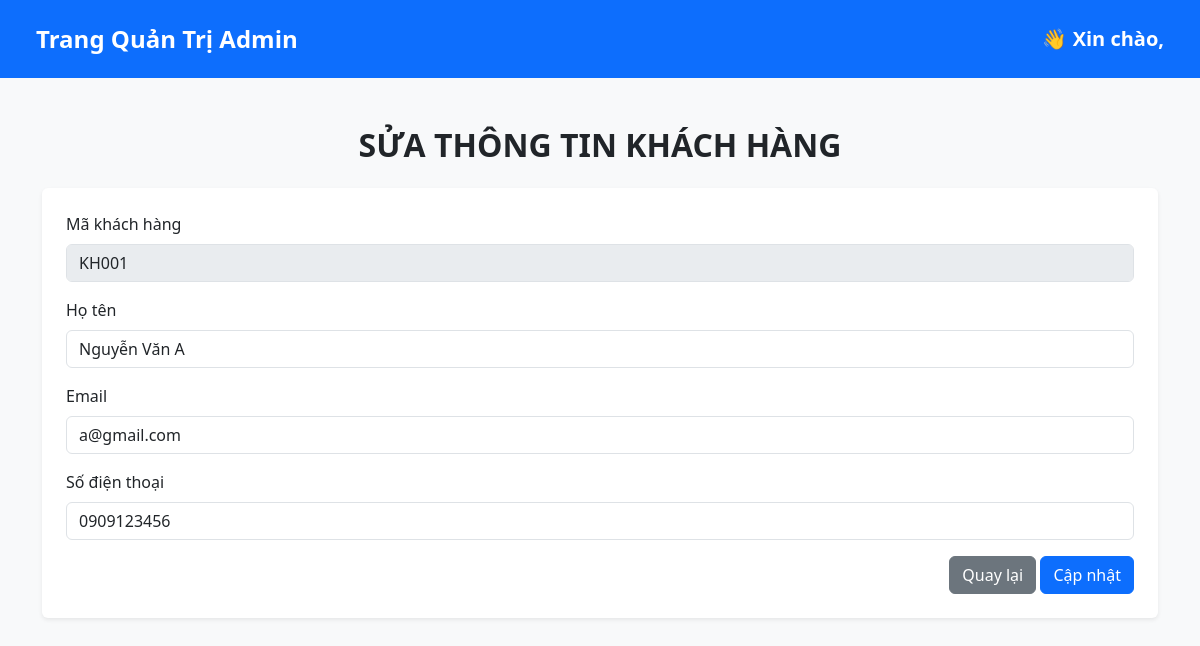
Screenshot of /trang-chu/admin/edit_khachhang.php?id=KH001 with the database file from the repository.
### tables this page shows
CREATE TABLE `khachhang` (
  `id_khachhang` VARCHAR(20) NOT NULL,
  `ho_ten` VARCHAR(100) NOT NULL,
  `email` VARCHAR(100) NOT NULL UNIQUE,
  `mat_khau` VARCHAR(255) NOT NULL,
  `so_dien_thoai` VARCHAR(15),
  `otp_code` VARCHAR(6) DEFAULT NULL,
  `otp_expiry` DATETIME DEFAULT NULL,
  PRIMARY KEY (`id_khachhang`)
);

### trang-chu/admin/edit_khachhang.php (the view, shortened to what this page needs)
<?php
require('../includes/connect.php');
$id = $_GET['id'];
$stmt = $conn->prepare("SELECT * FROM khachhang WHERE id_khachhang = ?");
$stmt->execute([$id]);
$khach = $stmt->fetch(PDO::FETCH_ASSOC);
?>
<!DOCTYPE html>
<html lang="vi">
<head>
    <link href="https://cdn.jsdelivr.net/npm/bootstrap@5.3.0/dist/css/bootstrap.min.css" rel="stylesheet">
</head>
<body class="bg-light">
    <nav class="navbar navbar-expand-lg bg-primary">
        <div class="container-fluid d-flex align-items-center">
            <span class="navbar-brand text-white fs-4 fw-bold">Trang Quản Trị Admin</span>
            <span class="admin-name ms-auto text-white fs-5 fw-semibold">
                👋 Xin chào, <strong><?php echo htmlspecialchars($_SESSION['admin_name']); ?></strong>
            </span>
        </div>
    </nav>
    <div class="container mt-5">
        <h3 class="text-center fw-bold mb-4" style="font-size: 2rem;">SỬA THÔNG TIN KHÁCH HÀNG</h3>
        <form method="POST" class="bg-white p-4 rounded shadow-sm">
            <div class="mb-3">
                <label for="id_khachhang" class="form-label">Mã khách hàng</label>
                <input type="text" class="form-control" value="<?= htmlspecialchars($khach['id_khachhang']) ?>" disabled>
            </div>
            <div class="mb-3">
                <label for="ho_ten" class="form-label">Họ tên</label>
                <input type="text" name="ho_ten" class="form-control" required value="<?= htmlspecialchars($khach['ho_ten']) ?>">
            </div>
            <div class="mb-3">
                <label for="email" class="form-label">Email</label>
                <input type="email" name="email" class="form-control" required value="<?= htmlspecialchars($khach['email']) ?>">
            </div>
            <div class="mb-3">
                <label for="so_dien_thoai" class="form-label">Số điện thoại</label>
                <input type="text" name="so_dien_thoai" class="form-control" value="<?= htmlspecialchars($khach['so_dien_thoai']) ?>">
            </div>
            <div class="text-end">
                <a href="khachhang.php" class="btn btn-secondary">Quay lại</a>
                <button type="submit" class="btn btn-primary">Cập nhật</button>
            </div>
        </form>
    </div>
</body>
</html>

### trang-chu/admin/edit_khachhang.php (style rules this page uses)
.navbar { background-color: #007bff; padding: 16px 24px; }
.navbar-brand { font-weight: bold; color: white; font-size: 24px; }

### rows the page displays
khachhang: id_khachhang "KH001", ho_ten "Nguyễn Văn A", email "a@gmail.com", so_dien_thoai "0909123456"
